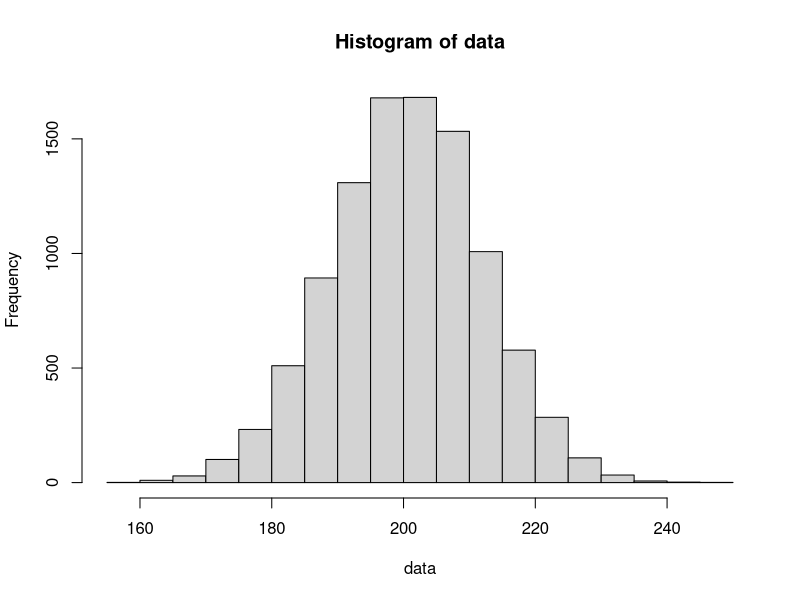

Recreate this plot in R. (Note: this script raises an error after producing the figure.)

#### Problem 1c. ####

meanrow <- function(matrix) {
  matrix <- apply(matrix, 2, mean)
  return(matrix)
}

n = 1e4
population = c(1:400)
data = replicate(n, sample(population, 100, replace=TRUE))
data = meanrow(data)
hist(data)
sd(data)
mean(data)
#################################
# Problem 2
#################################
A = c(-.1, 1.5, -.6, -1.4,
      -1.2, -0.5, 1.0, -1.5,
      0.1, 0.5, -0.5, -2.0)
A = matrix(A, nrow=3, byrow=TRUE)
t(A)
B = A %*% t(A)
C = t(A) %*% A

install.packages("MASS")
library(MASS)
solve(B)
ginv(B)
solve(C)
ginv(C)

# The matrix C is singular. Check that the determinant is nearly zero.
det(C)

row.median = apply(A, 1, median)
column.std = apply(A, 2, sd)

#########
# Problem 3

data <- read.table("sleep.txt", header=T)
y <- data$NonD
length(y)
sum(!is.na(y))

# 3b
w = na.omit(y)
w = y[!is.na(y)]

# 3c
sleep17 = data[,1:7]
apply(na.omit(sleep17), 2, mean) # ignoring nan
apply(sleep17, 2, mean) # including nan

# 3d
sleep35 = data[,3:5]
boxplot(sleep35, main = "Box Plot of the Sleep Data")

# 3e
tapply(data$Sleep, data$Danger, mean, na.rm = TRUE)
apply(data, 2, mean, na.rm=T)


sumdice <- function(n) {
  dice = sample(1:6, n, replace=TRUE)
  return(sum(dice))
}

# 4a
v <- sample(1:6, 10000*100, replace=TRUE)

# 4b
vmat <- matrix(v, nrow=10000, ncol=100)

# 4c
row.sum <- rowSums(vmat)

# 4d
mean(row.sum)
var(row.sum)

# 4e
hist(row.sum, freq=F, breaks="Scott", main="Histogram of X", xlab="sum")


